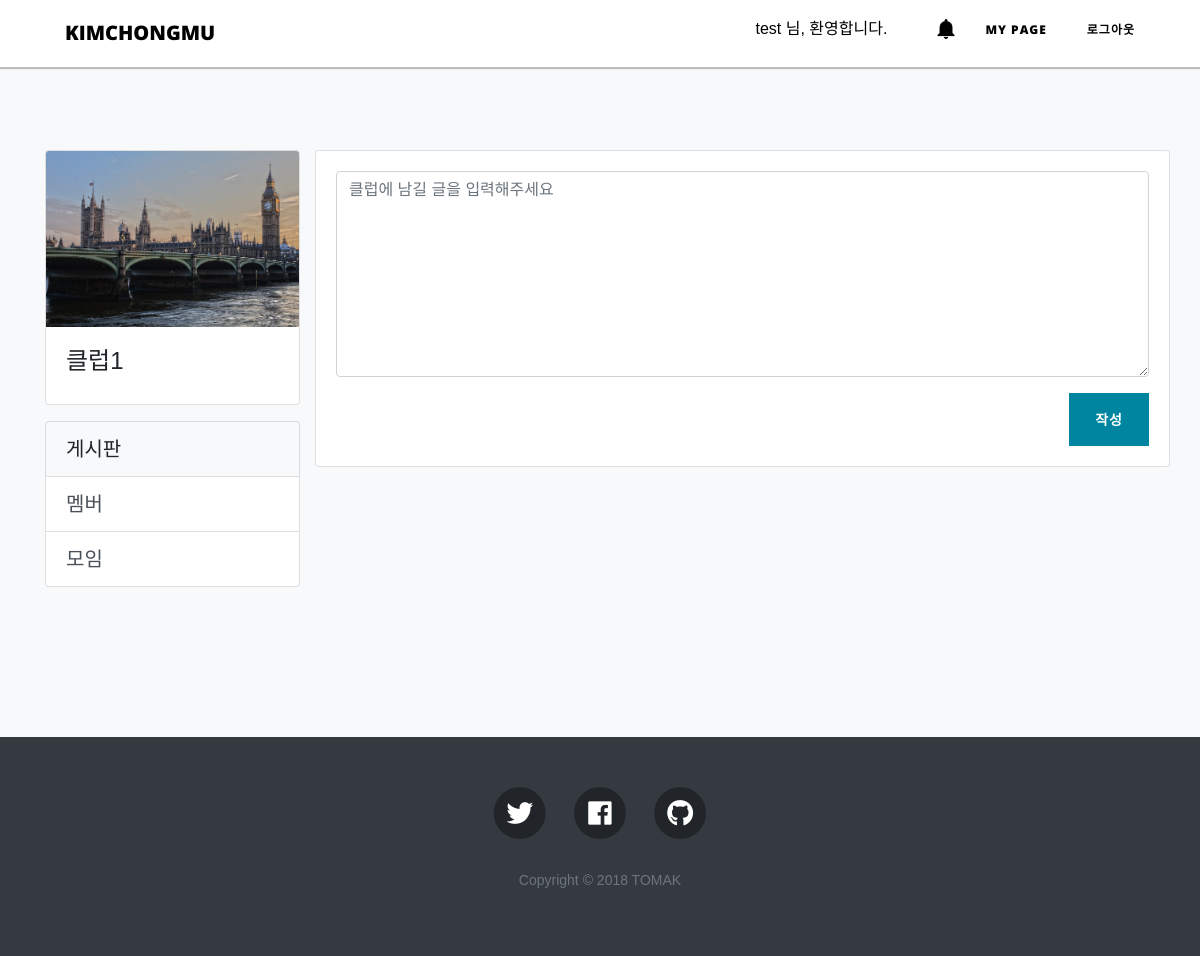
/club/34/ (signed in), run on the app's committed database.
### club/models.py (models this page shows, shortened)
class Club(models.Model):
    name = models.CharField(max_length=50)
    members = models.ManyToManyField(Member)
    photo = models.ImageField(default='defaultImage.jpg')

### club/views.py (the view)
# urls.py: url(r'^(?P<club_id>\d+)/$', views.index, name='index' ),
def index(request, club_id):
    club = get_object_or_404(Club, pk=club_id)
    meetingList = getInvitationList(request)
    posts = club.post_set.all().order_by('created_date')
    return render(request, 'club/index.html', {'club': club, 'meetingList':meetingList, 'posts': posts})

### club/views.py (called while the page is built)
def getInvitationList(request):
    invitations = Invitation.objects.filter(receiver=request.session['member_id'])
    meetingList = []
    for invitation in invitations:
        if invitation.accept==None:
            meetingList = meetingList + [(invitation.meeting.club.name,invitation.meeting.name,invitation.meeting.id, invitation.contentType, invitation.meeting.club.id)]
    return meetingList

### club/templates/club/index.html (shortened to what this page needs)
{% extends "club/club_base.html" %}
{% load static %}
      {% block list %}
      <a href="{% url 'club:index' club.id %}" class="list-group-item list-group-item-action bg-light text-body">게시판</a>
        <a href="{% url 'club:member' club.id %}" class="list-group-item list-group-item-action">멤버</a>
        <a href="{% url 'club:meeting' club.id %}" class="list-group-item list-group-item-action">모임</a>
      {% endblock %}
      {% block content %}
        <div class="row">
          <div class="card w-100">
            <div class="card-body">
              <form action="{% url 'club:post' club.id %}" method="post">
                <div class="form-group">
                  <textarea class="form-control" rows="8" placeholder="클럽에 남길 글을 입력해주세요" name="postText"></textarea>
                </div>
                <button type="submit" class="btn btn-primary float-right">작성</button>
              </form>
            </div>
          </div>
        </div>
      {% endblock %}

### club/templates/club/club_base.html (shortened to what this page needs)
{% extends "chongmu/logined_base.html" %}
{% load static %}
{% block body %}
<section class="bg-light">
  <div class="container">
    <div class="row">
      <aside class="col-md-3">
        <div class="card w-100">
            {% if club.photo %}
            <img class="card-img-top" src="{{club.photo.url}}" alt="Card image cap" style="height: 11rem;">
            {% else %}
            <img class="card-img-top" src="{% static 'chongmu/img/example.jpg' %}" alt="Card image cap" style="height: 11rem;">
            {% endif %}
          <div class="card-body">
            <h4>
              {{club.name}}
            </h4>
          </div>
        </div>
        <div class="list-group mt-3">
          {% block list %}
          {% endblock %}
        </div>
      </aside>
      <div class="col-md-9">
        {% block content %}
        {% endblock %}
      </div>
    </div>
  </div>
</section>
{% endblock %}

### chongmu/static/chongmu/css/chongmu.css (style rules this page uses)
body { font-size: 20px; color: #212529; font-family: 'Noto Sans KR', sans-serif; }
h1, h2, h3, h4 { font-weight: 500; font-family: 'Noto Sans KR', sans-serif; }

### data on the page
Club: photo (picture), name "클럽1"

### other printed values
{{ request.session.member_id }} "test"
